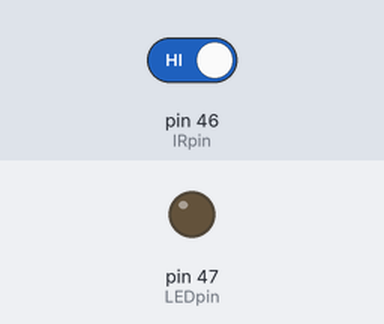
Bench run of a sketch on a simulated Arduino Mega 2560, built with avr-gcc and run on an emulated ATmega2560. Parts: output pins drawn as LEDs (lit = HIGH). The inputs (shaded band) are chosen by the test bench; at power-on: pin 46 (IRpin) HIGH. Pins used as bus, display or sensor lines are not drawn.

Above: at 1.2 s.
1.3 s: pin 46 (IRpin) driven LOW
At 2.3 s:
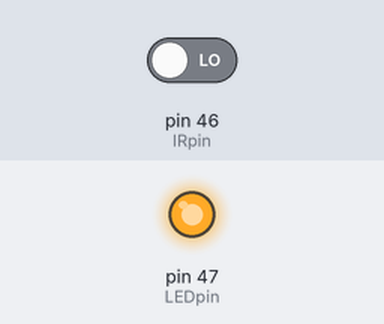
2.8 s: pin 46 (IRpin) driven HIGH
At 3.3 s:
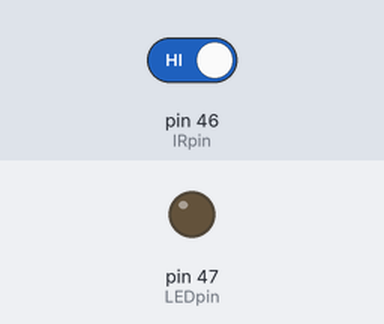
Timing chart, 0 to 5.8 s (numbered marks = the images above; inputs shaded):
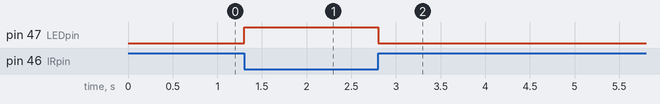

Measured:
- after the input at 1.3 s, pin 47 (LEDpin): LOW → HIGH at once
- after the input at 2.8 s, pin 47 (LEDpin): HIGH → LOW at once

The sketch:

infrarrojof.ino
```cpp
#define IRpin  46 //
#define IRgnd  44 //azul
#define LEDpin 47 //

unsigned char IRstatus = 1;

void setup() {
  pinMode (IRpin, INPUT);
  pinMode (IRgnd, OUTPUT);
  pinMode (LEDpin, OUTPUT);
  digitalWrite (LEDpin, LOW);
  digitalWrite (IRgnd, HIGH);
}

void loop() {
  digitalWrite (IRgnd, LOW);
  delay (2);
  IRstatus = digitalRead (IRpin);
  if (IRstatus == 0){
    digitalWrite (LEDpin, HIGH);

  }
  else
    digitalWrite (LEDpin, LOW);
    digitalWrite (IRgnd, HIGH);
    delay (2);

}
```
